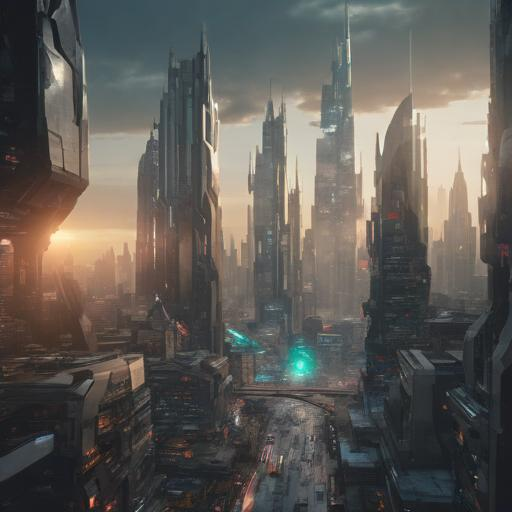
#> input picture Agentic Project/kaggle_test_image.jpg, 512 x 512 px
$ python -i image_edit_tool.py   (imports and definitions only)
#> lines starting #> are read from the running program, lines starting #| are printed output that depends on the picture
from __future__ import annotations

from pathlib import Path

from PIL import Image, ImageDraw, ImageEnhance, ImageFilter


# [34 lines left out: functions darken_image, brighten_image, saturate_image, desaturate_image, sharpen_image, not called in this run]


def apply_vignette(image_path: str) -> str:
    """Apply dark cinematic vignette (dark edges, bright center) using PIL only."""
#> called with image_path = '../../../kaggle_test_image.jpg'
    path = Path(image_path)
    img = Image.open(path).convert("RGB")
#> img is the input picture: PIL image 512x512 RGB; mean R, G, B 95.2, 91.4, 86.2
    w, h = img.size
#> w = 512; h = 512

    dark = ImageEnhance.Brightness(img).enhance(0.25)
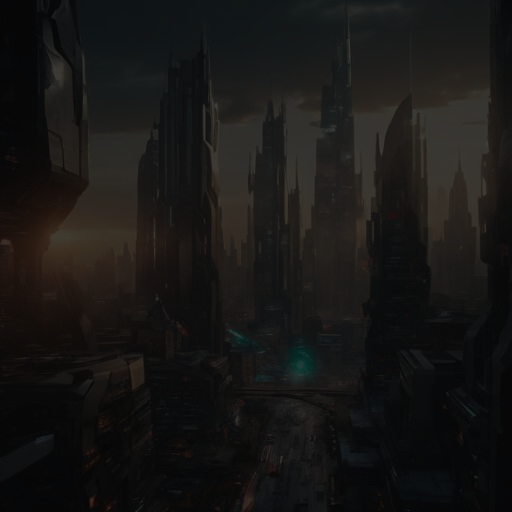
#> dark: PIL image 512x512 RGB; mean R, G, B 23.4, 22.5, 21.2

    mask = Image.new("L", (w, h), 0)
#> mask: PIL image 512x512 L; every value is 0
    draw = ImageDraw.Draw(mask)
    margin_x, margin_y = int(w * 0.18), int(h * 0.18)
#> margin_x = 92; margin_y = 92
    draw.ellipse([margin_x, margin_y, w - margin_x, h - margin_y], fill=255)
    mask = mask.filter(ImageFilter.GaussianBlur(radius=min(w, h) * 0.12))
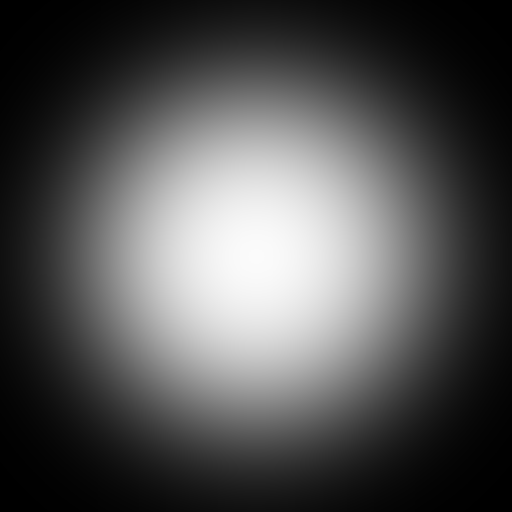
#> mask: PIL image 512x512 L; min 0, max 251, mean 81.9

    Image.composite(img, dark, mask).save(path)
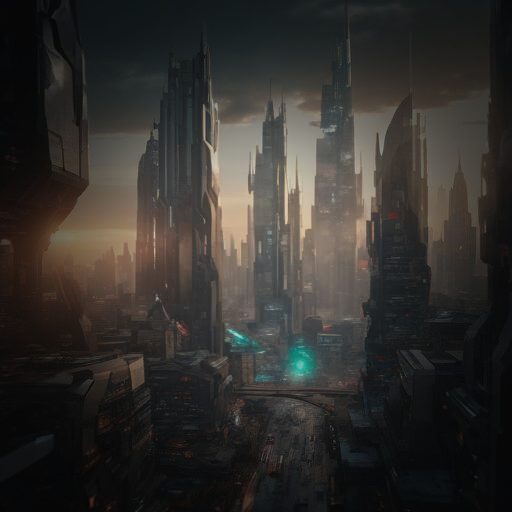
#> saved as kaggle_test_image.jpg: PIL image 512x512 RGB; mean R, G, B 50.5, 48.1, 44.9
    return str(path)


# [16 lines left out: function apply_filter, not called in this run]

>>> result = apply_vignette('../../../kaggle_test_image.jpg')
